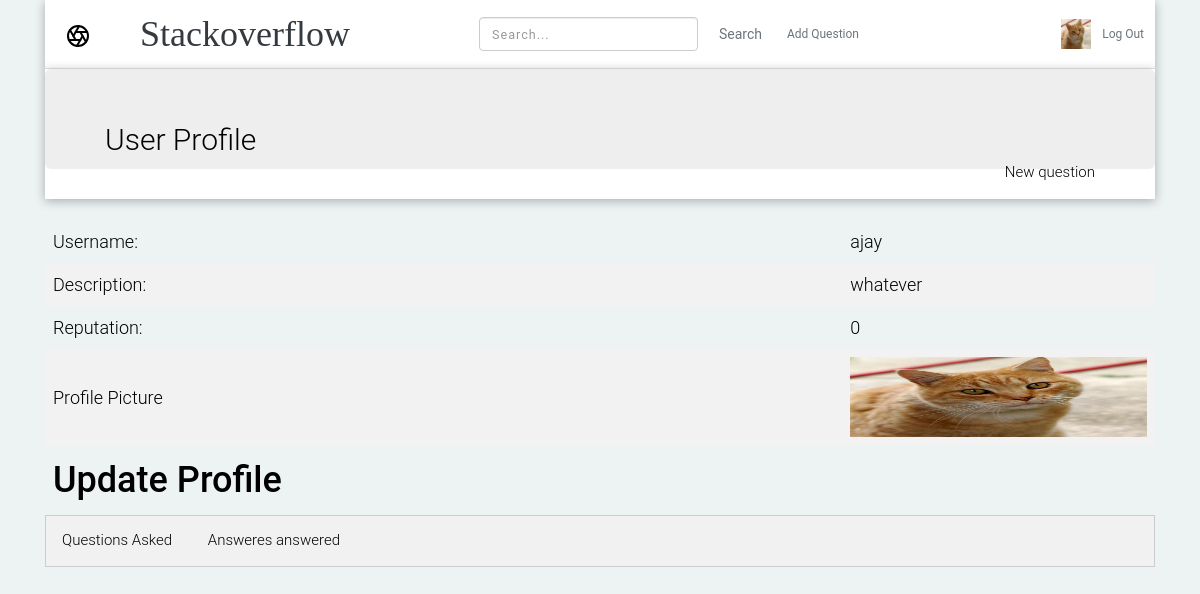
/auth/1/profile (signed in), run on the app's committed database.
### tables this page shows
CREATE TABLE user (
  id INTEGER PRIMARY KEY AUTOINCREMENT,
  username TEXT UNIQUE NOT NULL,
  email TEXT UNIQUE NOT NULL,
  password TEXT NOT NULL,
  description VARCHAR(100) NULL,
  reputation INTEGER DEFAULT 0,
  profile_picture VARCHAR(256) DEFAULT NULL
);

### flaskr/auth.py (the view)
@bp.route('/<int:id>/profile')
def profile(id):
    db = get_db()
    posts=db.execute('SELECT * FROM post WHERE author_id = ?', (id,)).fetchall()
    ans1=db.execute('SELECT * FROM answer WHERE author_id = ?', (id,)).fetchall()
    result=db.execute('SELECT * FROM user WHERE id = ?', (id,)).fetchone()
    ans=[]
    for i in ans1:
        ans.append(db.execute('SELECT * FROM post WHERE qid = ?', (i['qid'],)).fetchone())
    return render_template('auth/profile.html',result=result,posts=posts,ans=ans)

### flaskr/auth.py (called while the page is built)
@bp.before_app_request
def load_logged_in_user():
    user_id = session.get('user_id')
    if user_id is None:
        g.user = None
    else:
        g.user = get_db().execute(
            'SELECT * FROM user WHERE id = ?', (user_id,)
        ).fetchone()

### flaskr/db.py (called while the page is built)
def get_db():
    if 'db' not in g:
        g.db = sqlite3.connect(
            current_app.config['DATABASE'],
            detect_types=sqlite3.PARSE_DECLTYPES
        )
        g.db.row_factory = sqlite3.Row
    return g.db

### flaskr/templates/auth/profile.html (shortened to what this page needs)
{% extends 'base.html' %}
{% block header %}
  <div class="jumbotron">
      <h3>{% block title %}User Profile{% endblock %}</h3>
      {% if g.user %}
    <a class="action" style="float:right;" href="{{ url_for('question.create') }}">New question</a>
  {% endif %}
  </div>
  {% endblock %}
{%block content%}
<br>
<table >
      <tr><td><h4>Username:</h4></td><td><h4>{{result[1]}}</h4></td></td></tr>
      <tr><td><h4>Description:</h4></td><td><h4>{{result['description']}}</h4></td>   </tr>
      <tr><td><h4>Reputation:</h4></td><td><h4>{{result['reputation']}}</h4></td></tr>
      <tr><td><h4>Profile Picture</td>
        <td>
          {%if g.user['id']==result[0]%}
                  <img width="80px" height="80px" class="image-fluid" src="{{ url_for('static', filename=g.user['profile_picture'])}}"><h4></td>
          {%else%}
              <img width="80px" height="80px" class="image-fluid" src="{{ url_for('static', filename=result['profile_picture'])}}">
          {%endif%}
        {%if g.user['id']==result[0]%}
            <tr><td> <h4> <a class="action" href="{{ url_for('auth.update_profile',id=g.user['id']) }}"><h3><b>Update Profile</b></h3></a></h4></td></tr>
        {% endif %}
  </table>
  <div class="tabs">
      <button class="tablinks"  onclick="open_tab(event, 'questions_asked')">Questions Asked</button>
      <button class="tablinks" onclick="open_tab(event, 'answers_answered')">Answeres answered</button>
  </div>
  {% endblock %}

### flaskr/templates/base.html (shortened to what this page needs)
<!doctype html>
    <link rel="stylesheet" href="https://use.fontawesome.com/releases/v5.5.0/css/all.css">
    <link rel="stylesheet" href="https://maxcdn.bootstrapcdn.com/bootstrap/4.0.0/css/bootstrap.min.css"
>
    <link type="text/css" rel="stylesheet" href="{{ url_for('static', filename='css/style.css') }}">
<link rel="stylesheet" href="{{ url_for('static', filename='css/style.css') }}">
<link rel="stylesheet" href="https://cdnjs.cloudflare.com/ajax/libs/twitter-bootstrap/3.3.7/css/bootstrap.min.css">
<link rel="stylesheet" href="https://cdnjs.cloudflare.com/ajax/libs/bootstrap-tagsinput/0.8.0/bootstrap-tagsinput.css">
<link rel="stylesheet" href="{{ url_for('static', filename='css/bootstrap-tagsinput.css') }}">
<link href="{{ url_for('static', filename='css/styles.css') }}" rel="stylesheet">
<link href="{{ url_for('static', filename='css/responsive.css') }}" rel="stylesheet">
<link media="all" rel="stylesheet" href="https://code.ionicframework.com/ionicons/2.0.1/css/ionicons.min.css" />
<body>
    <div class="container">
        <header class="blog-header py-3">
            <div class="row flex-nowrap justify-content-between align-items-center">
                <div class="col-1 pt-1">
                </div>
                <div class="col-3 text-left">
                    <a class="blog-header-logo text-dark" href="{{ url_for('question.index')}}">Stackoverflow</a>
                </div>
                <div class="col-4 d-flex justify-content-end align-items-right">
                    <form class="form-inline my-0 my-sm-0" method="post" action="/search">
                         <input class="form-control mr-sm-2" type="search" placeholder="Search..." aria-label="Search" name="pattern">
                        <button class="btn btn-outline-secondary" type="submit">Search</button>
                    </form>
                </div>
                {% if g.user %}
                <div class="col-1 d-flex justify-content-end align-items-right">
                    <form action="/create">
                      <button type="submit" class="btn btn-sm btn-outline-secondary">Add Question</button>
                      </form>
                </div>
                <div class="col-3 d-flex justify-content-end align-items-left">
                    <div class="profile-pic">
                        <a href="{{ url_for('auth.profile',id=g.user['id']) }}"><img width="30px" height="30px" class="image-fluid" src="{{ url_for('static', filename=g.user['profile_picture'])}}"></a>
                    </div>
                    <form action="/auth/logout">
                       <button type="submit" class="btn btn-sm btn-outline-secondary">Log Out</button>
                    </form>
                </div>
                {% endif %}
            </div>
        </header>
    </div>
    <div class="container">
    <section class="content">
        <header>
          {% block header %}{% endblock %}
        </header>
        {% block content %}{% endblock %}
      </section>
    </div>
</body>
</html>

### flaskr/static/css/style.css (style rules this page uses)
.blog-header { line-height: 1; border-bottom: 1px solid #e5e5e5; }
.blog-header-logo { font-family: "Playfair Display", serif; font-size: 2.25rem; }
h1, h2, h3, h4, h5, h6 { font-family: "Playfair Display", Georgia, "Times New Roman", serif; }
.tabs { overflow: hidden; border: 1px solid #ccc; background-color: #f1f1f1; }
.tabs button { background-color: inherit; border: none; outline: none; cursor: pointer; padding: 14px 16px; transition: 0.3s; }
table { border-collapse: collapse; width: 100%; }
th, td { text-align: left; padding: 8px; }
tr:nth-child(even) { background-color: #f2f2f2 }
.jumbotron { height: 100px; }

### flaskr/static/css/styles.css (style rules this page uses)
body { font-size: 15px; font-family: 'Roboto', sans-serif; width: 100%; height: 100%; margin: 0; font-weight: 300; -webkit-font-smoothing: antialiased; -moz-osx-font-smoothing: grayscale; word-wrap: break-word; background: #EDF3F3; color: #000; }
h1, h2, h3, h4, h5, h6, p, a, ul, span, li, img { margin: 0; padding: 0; font-weight: 300; }
h1,h2,h3,h4,h5,h6 { line-height: 1.5; }
h3 { font-size: 2em; }
h4 { font-size: 1.2em; }
a, button { display: inline-block; text-decoration: none; color: inherit; transition: all .3s; }
b { font-weight: 500; }
img { width: 100%; }
header { font-weight: 400; }
header { overflow: hidden; background: #fff; box-shadow: 0px 2px 10px rgba(0,0,0, .3); }

### flaskr/templates/auth/profile.html (style rules this page uses)
.tabs { overflow: hidden; border: 1px solid #ccc; background-color: #f1f1f1; }
.tabs button { background-color: inherit; border: none; outline: none; cursor: pointer; padding: 14px 16px; transition: 0.3s; }
table { border-collapse: collapse; width:100%; align-self: center; }
th, td { text-align: left; padding: 8px; }
tr:nth-child(even) { background-color: #f2f2f2 }

### data on the page
user: profile_picture (picture), username "ajay", description "whatever", reputation "0"
